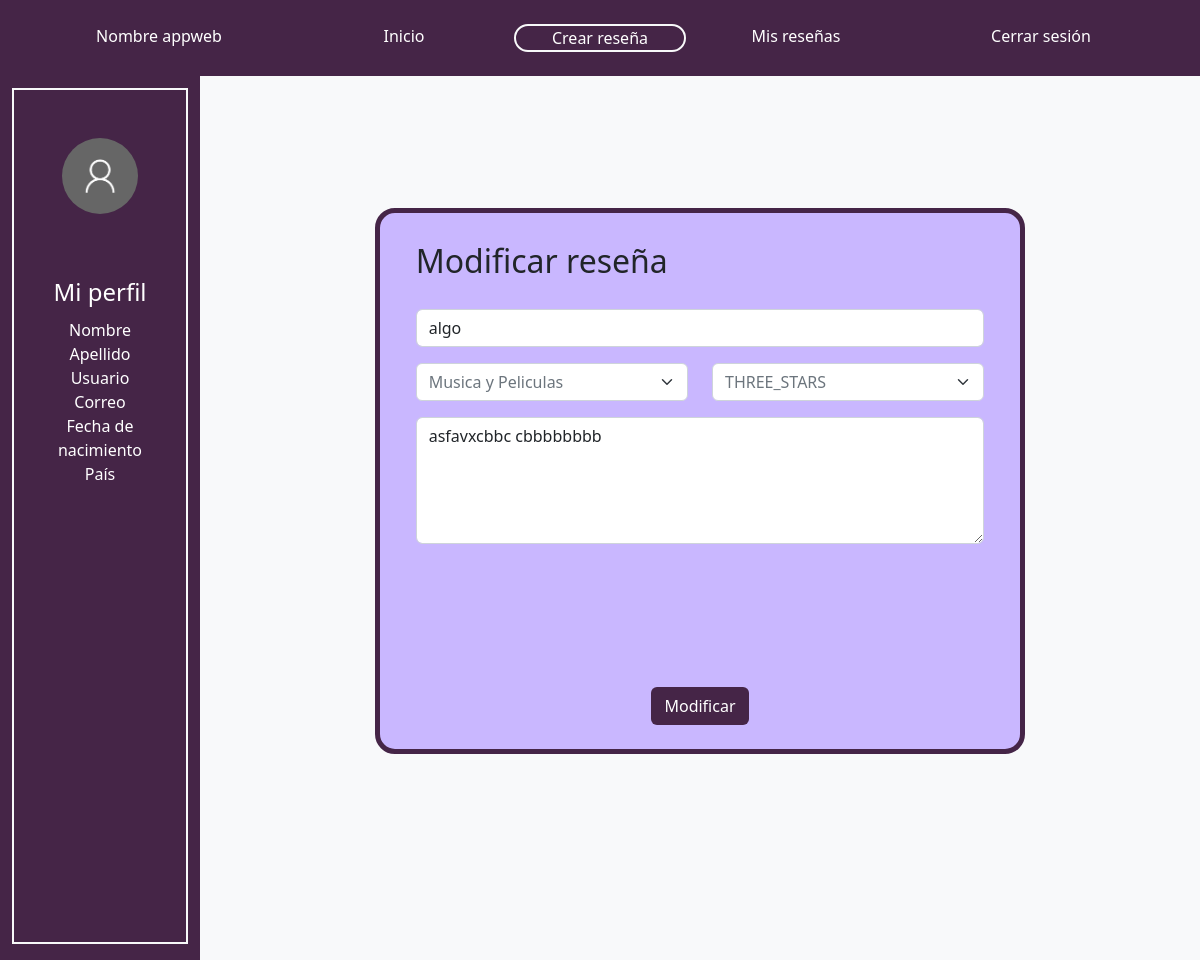
/modify/9 (signed in), run on an earlier commit of the app's database.
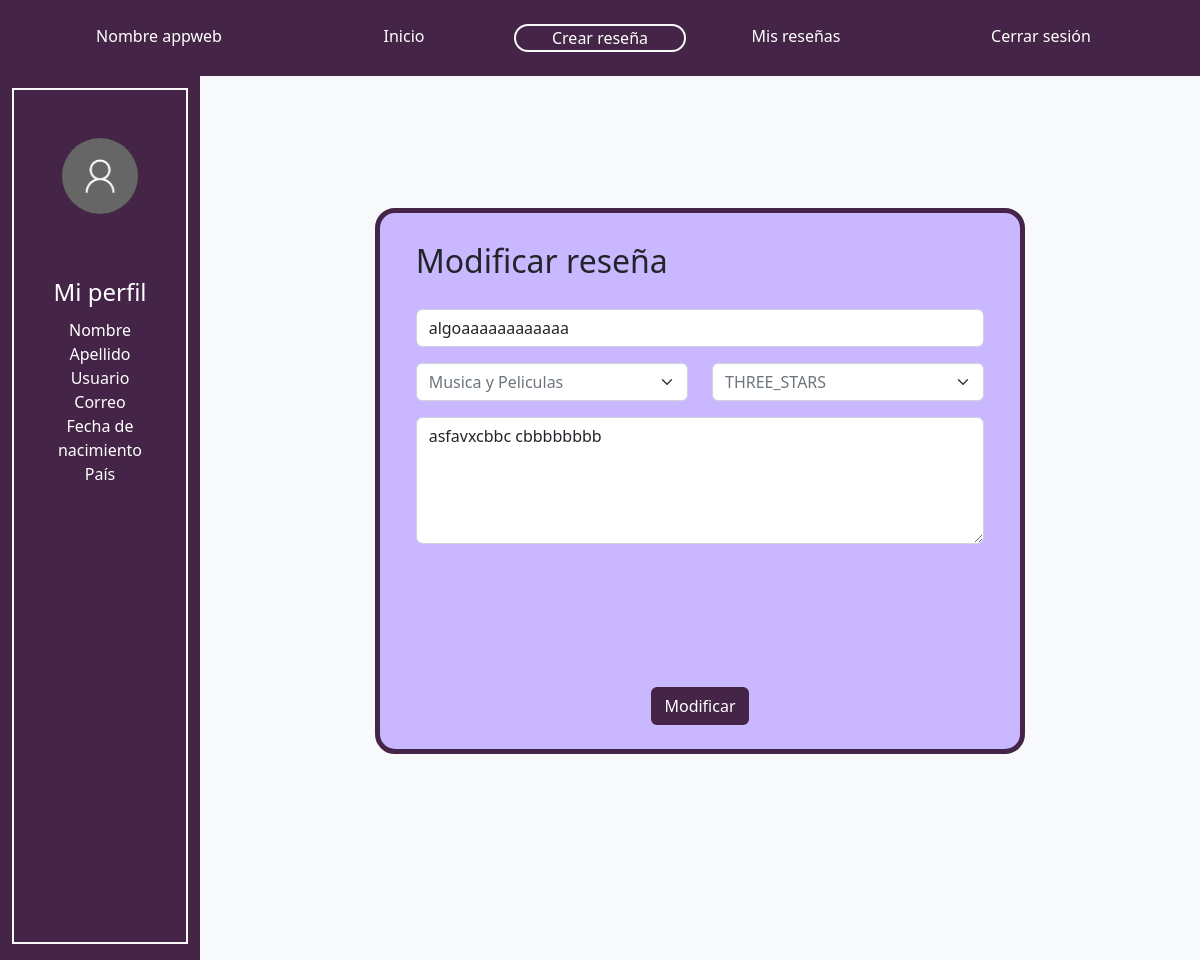
And on a later commit of the database.
### reviews/models.py (models this page shows)
class Review(models.Model):  # Todolist able name that inherits models.Model
    product_name = models.CharField(max_length=100)# autodesc
    category = models.CharField(max_length=50,  blank=True, null=True)
    content =	models.TextField(max_length=500)# donde se obtuvo, es un alimento, herramienta, etc. como se utiliza, precio
    creation_date = models.DateField(default=timezone.now().strftime("%Y-%m-%d"))# autodesc
    CATEGORIES = [
       (1, "ONE_STAR"),
       (2, "TWO_STARS"),
       (3, "THREE_STARS"),
       (4, "FOUR_STARS"),
       (5, "FIVE_STARS"),
    ]
    punctuation = models.IntegerField(choices=CATEGORIES, default=CATEGORIES[2][1], help_text="Puntuación")
    author_nickname =  models.ForeignKey(User, blank=True, null=True, on_delete=models.CASCADE)# autodesc

### reviews/views.py (the view)
# urls.py: path('modify/<review_id>',views.ModifyReview,name='modify'),
def ModifyReview(request, review_id):
    if request.method == 'GET' and request.user.is_authenticated:
        review = Review.objects.filter(id=review_id)[0]
        PUNCTUATIONS=[
            (1, "ONE_STAR"),
            (2, "TWO_STARS"),
            (3, "THREE_STARS"),
            (4, "FOUR_STARS"),
            (5, "FIVE_STARS"),
        ]
        initial = {"product_name":review.product_name, "category":review.category, "content":review.content, "punctuation":review.punctuation}
        form = CreateReviewForm(initial=initial)
        return render(request, 'reviews/ModifyReview.html', {'form':form, 'review': review, 'categories': categories})

### reviews/forms.py
class CreateReviewForm(forms.Form):
    product_name = forms.CharField(label="Nombre del Producto", required=True, widget=forms.TextInput(attrs={'placeholder':'Nombre del Producto', 'class': 'form-control'}))
    content = forms.CharField(label='Haz tu reseña...', widget=forms.Textarea(attrs={'placeholder':'Haz tu reseña...', 'class': 'form-control h-50'}), max_length=500)
    category = forms.ChoiceField(label='Select a country', widget=forms.Select(attrs={'class': 'form-select text-muted'}), choices=[(category['id'], category['name']) for category in categories],  required=True)
    PUNCTUATIONS=[
       ("1", "ONE_STAR"),
       ("2", "TWO_STARS"),
       ("3", "THREE_STARS"),
       ("4", "FOUR_STARS"),
       ("5", "FIVE_STARS"),
    ]
    punctuation = forms.ChoiceField(label="Puntuacion", widget=forms.Select(attrs={'class': 'form-select text-muted'}),choices=PUNCTUATIONS)

### reviews/templates/reviews/ModifyReview.html (shortened to what this page needs)
<!DOCTYPE html>
{% load static %}
<html lang="en">
<head>
    <link href="https://cdn.jsdelivr.net/npm/bootstrap@5.2.0/dist/css/bootstrap.min.css" rel="stylesheet"></head>
    <link rel="stylesheet" type="text/css" href="{% static 'reviews/styles.css' %}">
</head>
<body>
    <nav class="navbar-expand fixed-top">
        <div class="p-4 morado-oscuro container-fluid">
          <div class="row row-cols-auto text-center">
            {% if user.is_authenticated %}
            <div class="col-3">
              <a class="text-white navbar-brand" href="{% url 'ShowReviews' %}">Nombre appweb</a>
            </div>
            {%else%}
            <div class="col-2">
                <a class="text-white navbar-brand" href="{% url 'ShowReviews' %}">Nombre appweb</a>
              </div>
            {%endif%}
            <div class="col-2">
              <a class="text-white nav-link" href="{% url 'ShowReviews' %}">Inicio</a>
            </div>
            <div class="col-2">
                <a class="text-white nav-link border border-2 border-light rounded-pill" href="{% url 'CreateReview' %}">Crear reseña</a>
            </div>
            <div class="col-2">
              <a class="text-white nav-link" href="{% url 'myReviews' %}">Mis reseñas</a>
            </div>
            {% if user.is_authenticated %}
            <div class="col-3">
                <a class="text-white nav-link" href="{% url 'logout' %}">Cerrar sesión</a>
            </div>
            {%endif%}
          </div>
        </div>
      </nav>
    {% if user.is_authenticated %}
        Welcome, {{ user.username }} (<a href="{% url 'logout' %}">logout</a>)
    {% else %}
        <a href="{% url 'login' %}">login</a>
    {% endif %}
    <div class="container-fluid min-vh-100 contenido pt-5">
        <div class="row row-cols-auto">
          <div class="col-2 morado-oscuro py-3">
          <div class="h-100  border border-2 border-light">
            <div class="row p-5 justify-content-center">
              <img src="{% static 'reviews/user.png' %}" class="rounded-circle img-fluid">
            </div>
            <div class="row text-white text-center m-1">
              <div class="py-2 fs-4">Mi perfil</div>
              <div class="container-fluid justify-content-center">
                <div class="row row-cols-1">
                  <div class="col">Nombre</div>
                  <div class="col">Apellido</div>
                  <div class="col">Usuario</div>
                  <div class="col">Correo</div>
                  <div class="col">Fecha de nacimiento</div>
                  <div class="col">País</div>
                </div>
              </div>
            </div>
          </div>
          </div>
          <div class="col-10 bg-light">
            <div class="container-fluid contenido">
        <div class="row row-cols-auto min-vh-100">
          <div class="col-2">
          </div>
          <div class="col-8 py-5">
            <form action="{% url 'modifiedReview' review.id %}" method="post">
            <div class="row row-cols-1 borde morado-claro p-4">
              <div class="col fs-2">
                Modificar reseña
              </div>
              <div class="col">
                <div class="mb-3 pt-4">
                  {{ form.product_name }}
                </div>
                <div class="row">
                  <div class="col-6">
                    {{ form.category }}
                  </div>
                  <div class="col-6">
                      {{ form.punctuation }}
                </div>
                <div class="mb-3 pt-3">
                  {{ form.content }}
                </div>
              </div>
              <div class="col text-center">
                <button type="submit" class="btn text-white morado-oscuro">Modificar</button>
              </div>
            </div></form>
          </div>
      </div>
          </div>
        </div>
    </div>
</body>
</html>

What changed in the data, as far as the page shows it:
changed Review "Musica y Peliculas": product_name "algo" → "algoaaaaaaaaaaaa"
